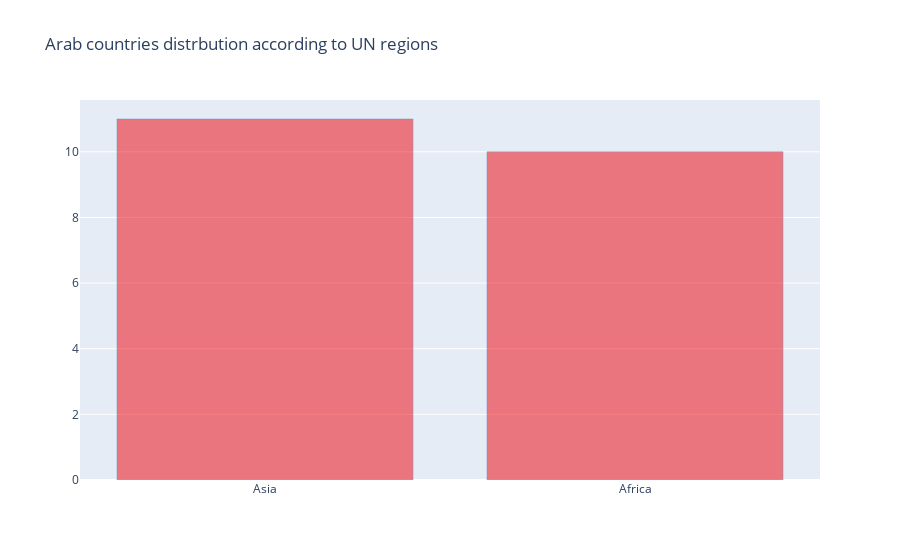

Write notebook code for a chart like this one.
### Markdown cell above
### Arab countries distrbution according to regions

### Code cell
region=[]
# sub_region=[]

for country in arab_countries:
    region.append(arab_df[arab_df.country.isin([country])]["UNRegion"].unique()[0])
#     sub_region.append(arab_df[arab_df.country.isin([country])]["UN_subregion"].unique()[0])

# There are 11 arab countries in Asia and 10 in Africa
# region_labels holds the values of the regions
# region_values holds values of the count of how many countries are there in that region
region_labels = pd.Series(region).value_counts().index
region_values = pd.Series(region).value_counts().values


trace0  = go.Bar(x= region_labels,
                 y= region_values,
                 marker=dict(color='#f0000a',
                             line=dict(color='rgb(8,48,107)',
                                       width=0.5,)),
                 opacity=0.5,
                name = 'region',
                hoverinfo="x + y")
go_plot = [trace0]
layout = go.Layout(
    title='Arab countries distrbution according to UN regions',)
fig = go.Figure(data=go_plot, layout=layout)

py.iplot(fig)

### Figure 1 — Plotly figure (JSON) as saved in the notebook; plotly's stock layout.template omitted (floating-point values rounded to 4 significant figures)
{"data": [{"hoverinfo": "x+y", "marker": {"color": "#f0000a", "line": {"color": "rgb(8,48,107)", "width": 0.5}}, "name": "region", "opacity": 0.5, "type": "bar", "x": ["Asia", "Africa"], "y": [11, 10]}], "layout": {"title": {"text": "Arab countries distrbution according to UN regions"}}}
